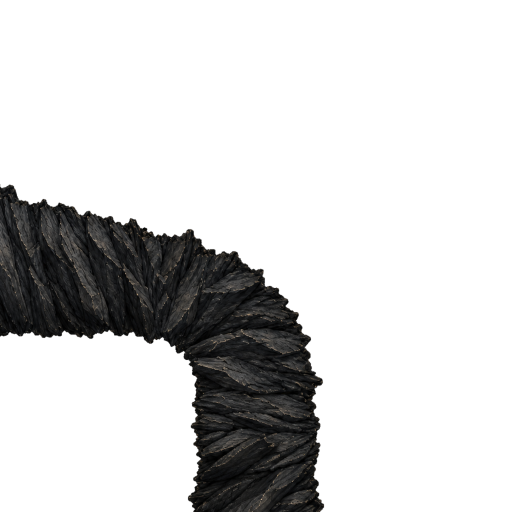
#> input picture assets/caves/ancient-bedrock-corner-v1.png, 1024 x 1024 px, given in place of cave-corner-v1.png, which was not available (shown at 1/2 size)
$ python select_native_bands.py
#> lines starting #> are read from the running program, lines starting #| are printed output that depends on the picture; after the words box and inside, x2 and y2 are one past the last pixel; in counts of white or black regions, pixels touching at a corner belong together; pictures that were not available may be replaced by others from this repository, and a replacement may not be noted
#!/usr/bin/env python3
"""Select native, upright leg rows by repeat-seam difference; never edit pixels."""
from __future__ import annotations
import hashlib
import json
from pathlib import Path
import numpy as np
from PIL import Image

ROOT = Path(__file__).resolve().parents[2]
OUT = Path(__file__).resolve().parent / "native_band_selection.json"
# Lower bounds exclude each authored bend. Minimum lengths favor a longer
# repeat without claiming that a short native corner becomes nonrepeating.
SEARCHES = [("rootwound", 605, 352, 48.0), ("voidstar", 605, 320, 48.0), ("bedrock", 682, 305, 55.0)]


def analyze(name: str, first_row: int, minimum_span: int, thickness: float) -> dict:
#> called with name = 'rootwound', first_row = 605, minimum_span = 352, thickness = 48
    path = f"assets/{name}/cave-corner-v1.png" if name != "bedrock" else "assets/caves/ancient-bedrock-corner-v1.png"
    rgba = np.array(Image.open(ROOT / path).convert("RGBA"), dtype=float)
    alpha = rgba[:, :, 3] / 255.0
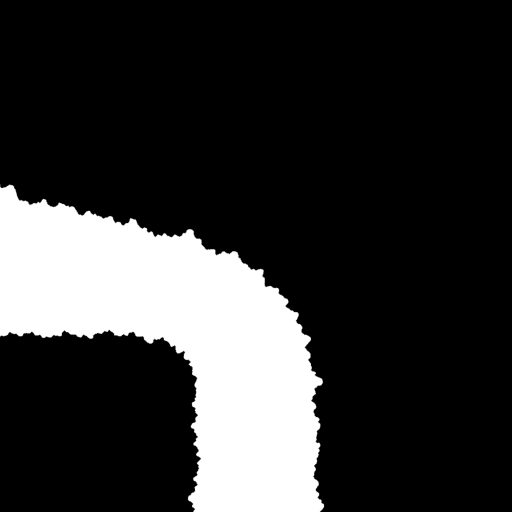
#> alpha: shape (1024, 1024) float64 (shown at 1/2 size); min 0, max 1, mean 0.199
    features = np.concatenate((rgba[:, :, :3] * alpha[:, :, None], rgba[:, :, 3:4]), axis=2)

    def score(start: int, end: int) -> tuple[float, float, float]:
#> called with start = 720, end = 1024
        first = features[start:start + 3].mean(axis=0)
#> first = 1024 rows, first 6: [0, 0, 0, 0], [0, 0, 0, 0], [0, 0, 0, 0], [0, 0, 0, 0], [0, 0, 0, 0], [0, 0, 0, 0]
        last = features[end - 3:end].mean(axis=0)
#> last has the same summary as first
        occupied = (first[:, 3] > 16) | (last[:, 3] > 16)
        rgb = float(np.abs(first[occupied, :3] - last[occupied, :3]).mean())
#> rgb = 22.97
        silhouette = float(np.abs(first[occupied, 3] - last[occupied, 3]).mean())
#> silhouette = 30.21
        return rgb + 0.6 * silhouette, rgb, silhouette

    baseline = score(720, 1024)
#> baseline = (41.1, 22.97, 30.21)
    candidates = [(*score(start, end), start, end)
                  for start in range(first_row, 1024 - minimum_span + 1)
                  for end in range(start + minimum_span, 1025)]
#> in score (call 2), `first = features[start:start + 3].mean(axis=0)`: first = 1024 rows, first 6: [4.33, 4.67, 3.67, 255], [6.33, 6.33, 6, 255], [7.67, 7.67, 7.33, 255], [3.33, 3, 2.67, 255], [1.67, 1.33, 1.67, 255], [10, 11, 11.33, 255]
#> candidates = 2346 items, first 6: (134.6, 27.54, 178.4, 605, 957), (134.3, 27.53, 178, 605, 958), (134.4, 27.63, 178, 605, 959), (134.3, 27.66, 177.7, 605, 960), (134.6, 27.77, 178, 605, 961), (135.4, 28.22, 178.6, 605, 962)
    total, rgb, silhouette, start, end = min(candidates)
#> total = 77.55; rgb = 19.97; silhouette = 95.98; start = 672; end = 1024
    core = rgba[start:end, :, 3] >= 128
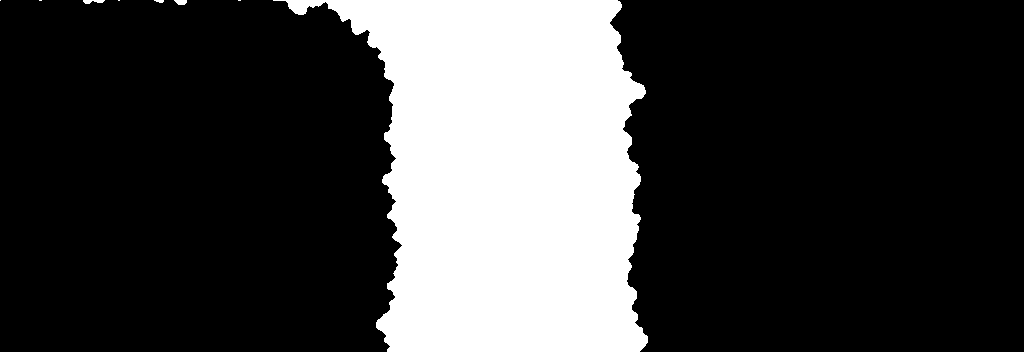
#> core: shape (352, 1024) bool; 24.3% white; 8 white regions (4 under 20 px), largest, box (x1, y1, x2, y2) and area: (273, 0, 648, 352) 87587, (83, 0, 105, 4) 59, (174, 0, 187, 5) 52, (154, 0, 164, 3) 22
    left = core.argmax(axis=1)
#> left = 352 values, max 402 at index 245, min 0 at index 0, mean 379.2
    right = 1023 - core[:, ::-1].argmax(axis=1)
#> right = 352 values, max 647 at index 336, min 609 at index 22, mean 630.7
    spans = right - left + 1
#> spans = 352 values, max 618 at index 0, min 231 at index 245, mean 252.5
    width = float(np.median(spans))
#> width = 244
    center = float(np.median((left + right) / 2))
#> center = 511
    _, xs = np.where(rgba[start:end, :, 3] > 2)
    region = [int(xs.min()) - 4, start, int(xs.max() - xs.min()) + 9, end - start]
#> region = [-4, 672, 657, 352]
    return {
        "name": name, "source": path,
        "source_sha256": hashlib.sha256((ROOT / path).read_bytes()).hexdigest(),
        "search_first_row": first_row, "minimum_source_span": minimum_span,
        "candidates_examined": len(candidates), "region": region,
        "leg_width": width, "leg_center": center, "target_median_thickness": thickness,
        "uniform_scale": thickness / width,
        "world_repeat_length": (end - start) * thickness / width,
        "maximum_opaque_width": float(spans.max()) * thickness / width,
        "baseline_score": baseline[0], "selected_score": total,
        "relative_score_reduction": 1 - total / baseline[0],
        "selected_rgb_mae": rgb, "selected_alpha_mae": silhouette,
        "authored_seamless": False, "repeating_motifs_eliminated": False,
    }


def main() -> None:
    rows = [analyze(*settings) for settings in SEARCHES]
#> call 2 of analyze, with name = 'voidstar', first_row = 605, minimum_span = 320, thickness = 48
#> in analyze (call 2), `path = f"assets/{name}/cave-corner-v1.png" if name != "bedrock" else "..`: path = 'assets/voidstar/cave-corner-v1.png'
#> in analyze (call 2), `candidates = [(*score(start, end), start, end) for start in range(firs..`: candidates = 5050 items, first 6: (137.2, 27.77, 182.4, 605, 925), (136.6, 27.41, 182, 605, 926), (136.2, 27.12, 181.8, 605, 927), (135.8, 26.88, 181.6, 605, 928), (135.6, 26.73, 181.4, 605, 929), (135.6, 26.8, 181.3, 605, 930)
#> in analyze (call 2), `total, rgb, silhouette, start, end = min(candidates)`: total = 41.86; rgb = 17.12; silhouette = 41.22; start = 704
#> in analyze (call 2), `core = rgba[start:end, :, 3] >= 128`:
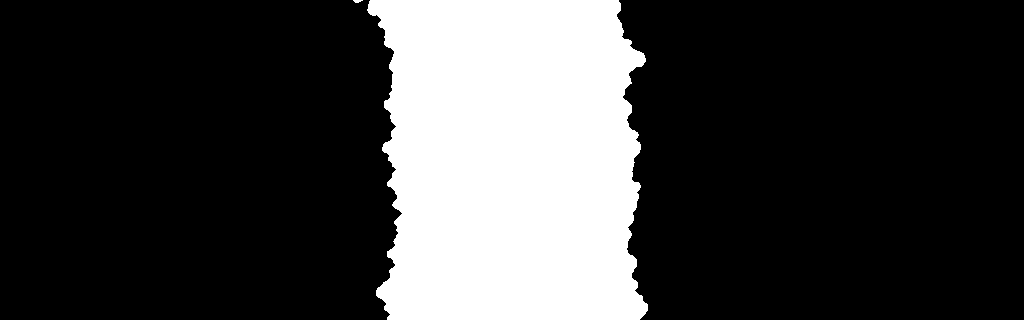
#> core: shape (320, 1024) bool; 23.9% white; 2 white regions, box (x1, y1, x2, y2) and area: (367, 0, 648, 320) 78345, (353, 0, 363, 3) 21
#> in analyze (call 2), `left = core.argmax(axis=1)`: left = 320 values, max 402 at index 213, min 353 at index 0, mean 388.2
#> in analyze (call 2), `right = 1023 - core[:, ::-1].argmax(axis=1)`: right = 320 values, max 647 at index 304, min 616 at index 14, mean 632.2
#> in analyze (call 2), `spans = right - left + 1`: spans = 320 values, max 266 at index 0, min 231 at index 213, mean 245
#> in analyze (call 2), `region = [int(xs.min()) - 4, start, int(xs.max() - xs.min()) + 9, end ..`: region = [348, 704, 305, 320]
#> call 3 of analyze, with name = 'bedrock', first_row = 682, minimum_span = 305, thickness = 55
#> in analyze (call 3), `candidates = [(*score(start, end), start, end) for start in range(firs..`: candidates = 741 items, first 6: (64.75, 26.36, 63.98, 682, 987), (63.91, 25.88, 63.37, 682, 988), (62.96, 25.16, 63, 682, 989), (62.38, 24.83, 62.6, 682, 990), (61.68, 24.51, 61.95, 682, 991), (60.45, 24.04, 60.68, 682, 992)
#> in analyze (call 3), `total, rgb, silhouette, start, end = min(candidates)`: total = 36.02; rgb = 14.37; silhouette = 36.08; start = 708
#> in analyze (call 3), `core = rgba[start:end, :, 3] >= 128`:
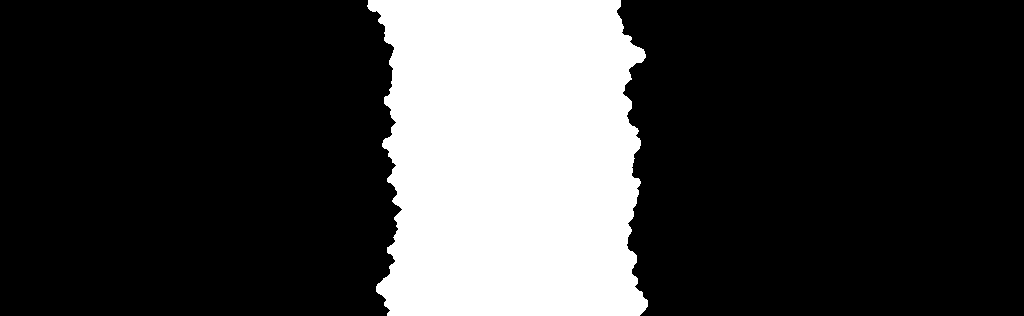
#> core: shape (316, 1024) bool; 23.9% white; 1 white region, box (x1, y1, x2, y2) and area: (367, 0, 648, 316) 77343
#> in analyze (call 3), `left = core.argmax(axis=1)`: left = 316 values, max 402 at index 209, min 367 at index 5, mean 388.6
#> in analyze (call 3), `right = 1023 - core[:, ::-1].argmax(axis=1)`: right = 316 values, max 647 at index 300, min 616 at index 10, mean 632.4
#> in analyze (call 3), `spans = right - left + 1`: spans = 316 values, max 266 at index 291, min 231 at index 209, mean 244.8
#> in analyze (call 3), `width = float(np.median(spans))`: width = 243
#> in analyze (call 3), `center = float(np.median((left + right) / 2))`: center = 511.5
#> in analyze (call 3), `region = [int(xs.min()) - 4, start, int(xs.max() - xs.min()) + 9, end ..`: region = [362, 708, 291, 316]
#> rows = 3 items
    result = {
        "source_only": True, "visual_acceptance": False, "pixels_modified": False,
        "metric": "3-row premultiplied RGB MAE + 0.6 * alpha MAE on occupied native columns; smaller is better",
        "selection": "Lowest seam score among native bands satisfying the stated minimum span; no flips, fades, or recoloring",
        "materials": rows,
        "limitation": "These finite corner PNGs cannot establish nonrepeating long walls. Endpoint scores do not establish visual acceptance or coherent crystal/bedrock direction at turns.",
    }
    OUT.write_text(json.dumps(result, indent=2) + "\n")
    for row in rows:
        print(row["name"], row["region"], f"score {row['baseline_score']:.3f} -> {row['selected_score']:.3f}",
              f"repeat {row['world_repeat_length']:.3f} world pixels")
#> this loop made 3 passes
#| rootwound [-4, 672, 657, 352] score 41.098 -> 77.553 repeat 69.246 world pixels
#| voidstar [348, 704, 305, 320] score 41.098 -> 41.857 repeat 62.951 world pixels
#| bedrock [362, 708, 291, 316] score 41.098 -> 36.017 repeat 71.523 world pixels


if __name__ == "__main__":
    main()
